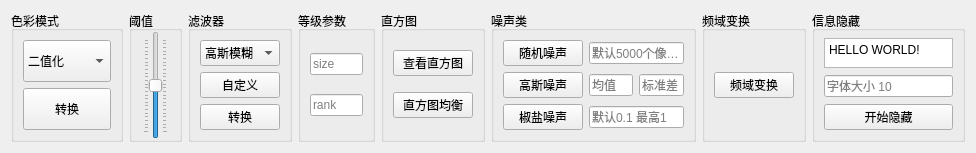
             <widget class="QWidget" name="scrollAreaWidgetContents_2">
              <property name="geometry">
               <rect>
                <x>0</x>
                <y>0</y>
                <width>976</width>
                <height>131</height>
               </rect>
              </property>
              <layout class="QHBoxLayout" name="horizontalLayout_9">
               <item>
                <widget class="QGroupBox" name="groupBox">
                 <property name="title">
                  <string>色彩模式</string>
                 </property>
                 <layout class="QVBoxLayout" name="verticalLayout_3">
                  <item>
                   <widget class="QComboBox" name="patternBox">
                    <property name="sizePolicy">
                     <sizepolicy hsizetype="Preferred" vsizetype="Preferred">
                      <horstretch>0</horstretch>
                      <verstretch>0</verstretch>
                     </sizepolicy>
                    </property>
                    <item>
                     <property name="text">
                      <string>二值化</string>
                     </property>
                    </item>
                    <item>
                     <property name="text">
                      <string>灰度转换</string>
                     </property>
                    </item>
                    <item>
                     <property name="text">
                      <string>二值转换</string>
                     </property>
                    </item>
                    <item>
                     <property name="text">
                      <string>RGB转换</string>
                     </property>
                    </item>
                    <item>
                     <property name="text">
                      <string>RGBA转换</string>
                     </property>
                    </item>
                    <item>
                     <property name="text">
                      <string>CMYK</string>
                     </property>
                    </item>
                    <item>
                     <property name="text">
                      <string>YCbCr</string>
                     </property>
                    </item>
                    <item>
                     <property name="text">
                      <string>I</string>
                     </property>
                    </item>
                    <item>
                     <property name="text">
                      <string>F</string>
                     </property>
                    </item>
                    <item>
                     <property name="text">
                      <string>图像反转</string>
                     </property>
                    </item>
                    <item>
                     <property name="text">
                      <string>对数变换</string>
                     </property>
                    </item>
                    <item>
                     <property name="text">
                      <string>伽马变换</string>
                     </property>
                    </item>
                   </widget>
                  </item>
                  <item>
                   <widget class="QPushButton" name="changePatternBtn">
                    <property name="sizePolicy">
                     <sizepolicy hsizetype="Preferred" vsizetype="Preferred">
                      <horstretch>0</horstretch>
                      <verstretch>0</verstretch>
                     </sizepolicy>
                    </property>
                    <property name="text">
                     <string>转换</string>
                    </property>
                   </widget>
                  </item>
                 </layout>
                </widget>
               </item>
               <item>
                <widget class="QGroupBox" name="thresholdBox">
                 <property name="title">
                  <string>阈值</string>
                 </property>
                 <layout class="QHBoxLayout" name="horizontalLayout_3">
                  <property name="leftMargin">
                   <number>0</number>
                  </property>
                  <property name="topMargin">
                   <number>0</number>
                  </property>
                  <property name="rightMargin">
                   <number>0</number>
                  </property>
                  <property name="bottomMargin">
                   <number>0</number>
                  </property>
                  <item>
                   <widget class="QSlider" name="thresholdSlider">
                    <property name="maximum">
                     <number>255</number>
                    </property>
                    <property name="value">
                     <number>127</number>
                    </property>
                    <property name="orientation">
                     <enum>Qt::Vertical</enum>
                    </property>
                    <property name="tickPosition">
                     <enum>QSlider::TicksBothSides</enum>
                    </property>
                   </widget>
                  </item>
                 </layout>
                </widget>
               </item>
               <item>
                <widget class="QGroupBox" name="groupBox_2">
                 <property name="title">
                  <string>滤波器</string>
                 </property>
                 <layout class="QVBoxLayout" name="verticalLayout_4">
                  <item>
                   <widget class="QComboBox" name="filterBox">
                    <property name="sizePolicy">
                     <sizepolicy hsizetype="Preferred" vsizetype="Preferred">
                      <horstretch>0</horstretch>
                      <verstretch>0</verstretch>
                     </sizepolicy>
                    </property>
                    <item>
                     <property name="text">
                      <string>高斯模糊</string>
                     </property>
                    </item>
                    <item>
                     <property name="text">
                      <string>普通模糊</string>
                     </property>
                    </item>
                    <item>
                     <property name="text">
                      <string>边缘增强</string>
                     </property>
                    </item>
                    <item>
                     <property name="text">
                      <string>边缘检测</string>
                     </property>
                    </item>
                    <item>
                     <property name="text">
                      <string>浮雕</string>
                     </property>
                    </item>
                    <item>
                     <property name="text">
                      <string>轮廓</string>
                     </property>
                    </item>
                    <item>
                     <property name="text">
                      <string>锐化</string>
                     </property>
                    </item>
                    <item>
                     <property name="text">
                      <string>平滑</string>
                     </property>
                    </item>
                    <item>
                     <property name="text">
                      <string>细节</string>
                     </property>
                    </item>
                    <item>
                     <property name="text">
                      <string>等级</string>
                     </property>
                    </item>
                    <item>
                     <property name="text">
                      <string>中值滤波</string>
                     </property>
                    </item>
                    <item>
                     <property name="text">
                      <string>最小滤波</string>
                     </property>
                    </item>
                    <item>
                     <property name="text">
                      <string>最大滤波</string>
                     </property>
                    </item>
                    <item>
                     <property name="text">
                      <string>模式滤波</string>
                     </property>
                    </item>
                   </widget>
                  </item>
                  <item>
                   <widget class="QPushButton" name="customFilterBtn">
                    <property name="text">
                     <string>自定义</string>
                    </property>
                   </widget>
                  </item>
                  <item>
                   <widget class="QPushButton" name="filterBtn">
                    <property name="sizePolicy">
                     <sizepolicy hsizetype="Preferred" vsizetype="Preferred">
                      <horstretch>0</horstretch>
                      <verstretch>0</verstretch>
                     </sizepolicy>
                    </property>
                    <property name="text">
                     <string>转换</string>
                    </property>
                   </widget>
                  </item>
                 </layout>
                </widget>
               </item>
               <item>
                <widget class="QGroupBox" name="rankGroupBox">
                 <property name="title">
                  <string>等级参数</string>
                 </property>
                 <layout class="QVBoxLayout" name="verticalLayout_8">
                  <item>
                   <widget class="QLineEdit" name="sizeEdit">
                    <property name="placeholderText">
                     <string>size</string>
                    </property>
                   </widget>
                  </item>
                  <item>
                   <widget class="QLineEdit" name="rankEdit">
                    <property name="placeholderText">
                     <string>rank</string>
                    </property>
                   </widget>
                  </item>
                 </layout>
                </widget>
               </item>
               <item>
                <widget class="QGroupBox" name="groupBox_4">
                 <property name="title">
                  <string>直方图</string>
                 </property>
                 <layout class="QVBoxLayout" name="verticalLayout_6">
                  <item>
                   <widget class="QPushButton" name="histogramBtn">
                    <property name="text">
                     <string>查看直方图</string>
                    </property>
                   </widget>
                  </item>
                  <item>
                   <widget class="QPushButton" name="histogramBalancedBtn">
                    <property name="text">
                     <string>直方图均衡</string>
                    </property>
                   </widget>
                  </item>
                 </layout>
                </widget>
               </item>
               <item>
                <widget class="QGroupBox" name="groupBox_6">
                 <property name="title">
                  <string>噪声类</string>
                 </property>
                 <layout class="QGridLayout" name="gridLayout_2">
                  <item row="0" column="0">
                   <widget class="QPushButton" name="randomNoiseBtn">
                    <property name="text">
                     <string>随机噪声</string>
                    </property>
                   </widget>
                  </item>
                  <item row="0" column="1">
                   <widget class="QLineEdit" name="randomEdit">
                    <property name="placeholderText">
                     <string>默认5000个像素点</string>
                    </property>
                   </widget>
                  </item>
                  <item row="1" column="0">
                   <widget class="QPushButton" name="gaussianNoiseBtn">
                    <property name="text">
                     <string>高斯噪声</string>
                    </property>
                   </widget>
                  </item>
                  <item row="1" column="1">
                   <layout class="QHBoxLayout" name="horizontalLayout_7">
                    <item>
                     <widget class="QLineEdit" name="meanEdit">
                      <property name="placeholderText">
                       <string>均值</string>
                      </property>
                     </widget>
                    </item>
                    <item>
                     <widget class="QLineEdit" name="sigmaEdit">
                      <property name="placeholderText">
                       <string>标准差</string>
                      </property>
                     </widget>
                    </item>
                   </layout>
                  </item>
                  <item row="2" column="0">
                   <widget class="QPushButton" name="saltNoiseBtn">
                    <property name="text">
                     <string>椒盐噪声</string>
                    </property>
                   </widget>
                  </item>
                  <item row="2" column="1">
                   <widget class="QLineEdit" name="saltEdit">
                    <property name="placeholderText">
                     <string>默认0.1 最高1</string>
                    </property>
                   </widget>
                  </item>
                 </layout>
                </widget>
               </item>
               <item>
                <widget class="QGroupBox" name="groupBox_7">
                 <property name="title">
                  <string>频域变换</string>
                 </property>
                 <layout class="QVBoxLayout" name="verticalLayout_12">
                  <item>
                   <widget class="QPushButton" name="fftBtn">
                    <property name="text">
                     <string>频域变换</string>
                    </property>
                   </widget>
                  </item>
                 </layout>
                </widget>
               </item>
               <item>
                <widget class="QGroupBox" name="groupBox_12">
                 <property name="title">
                  <string>信息隐藏</string>
                 </property>
                 <layout class="QVBoxLayout" name="verticalLayout_13">
                  <property name="spacing">
                   <number>0</number>
                  </property>
                  <property name="topMargin">
                   <number>0</number>
                  </property>
                  <property name="bottomMargin">
                   <number>0</number>
                  </property>
                  <item>
                   <widget class="QPlainTextEdit" name="hideInfoEdit">
                    <property name="sizePolicy">
                     <sizepolicy hsizetype="Preferred" vsizetype="Preferred">
                      <horstretch>0</horstretch>
                      <verstretch>0</verstretch>
                     </sizepolicy>
                    </property>
                    <property name="maximumSize">
                     <size>
                      <width>16777215</width>
                      <height>30</height>
                     </size>
                    </property>
                    <property name="plainText">
                     <string>HELLO WORLD!</string>
                    </property>
                   </widget>
                  </item>
                  <item>
                   <widget class="QLineEdit" name="fontSizeEdit">
                    <property name="placeholderText">
                     <string>字体大小 10</string>
                    </property>
                   </widget>
                  </item>
                  <item>
                   <widget class="QPushButton" name="hideInfoBtn">
                    <property name="text">
                     <string>开始隐藏</string>
                    </property>
                   </widget>
                  </item>
                 </layout>
                </widget>
               </item>
              </layout>
             </widget>
